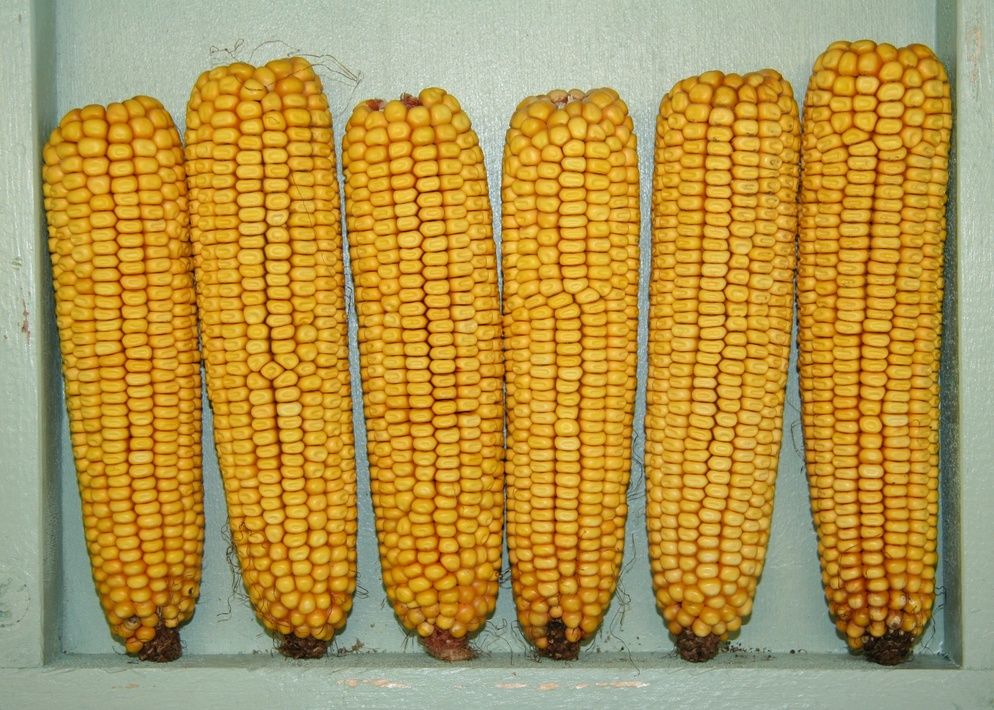
#> input picture images/corn/18.jpg, 994 x 710 px, shrunk from 3032 x 2167 before the run, found by its file name
$ python testing.py
#> lines starting #> are read from the running program, lines starting #| are printed output that depends on the picture; after the words box and inside, x2 and y2 are one past the last pixel; in counts of white or black regions, pixels touching at a corner belong together
# Import the necessary libraries
import cv2
import numpy as np

# Load the image of the plant
image = cv2.imread(r'C:\Users\C.GOUTHAM\Desktop\Deepcorn\images\corn\18.jpg')
#> image is the input picture: shape (710, 994, 3); mean B, G, R 76.1, 149.6, 179.3

# Convert the image to grayscale
gray = cv2.cvtColor(image, cv2.COLOR_BGR2GRAY)

# Convert the image to HSV color space
hsv_image = cv2.cvtColor(image, cv2.COLOR_BGR2HSV)
#> hsv_image: shape (710, 994, 3); mean H, S, V 33.7, 148, 184.9

# Apply a Gaussian blur to reduce noise
blurred = cv2.GaussianBlur(gray, (5, 5), 0)

# Apply Canny edge detection
edges = cv2.Canny(blurred, 50, 150)
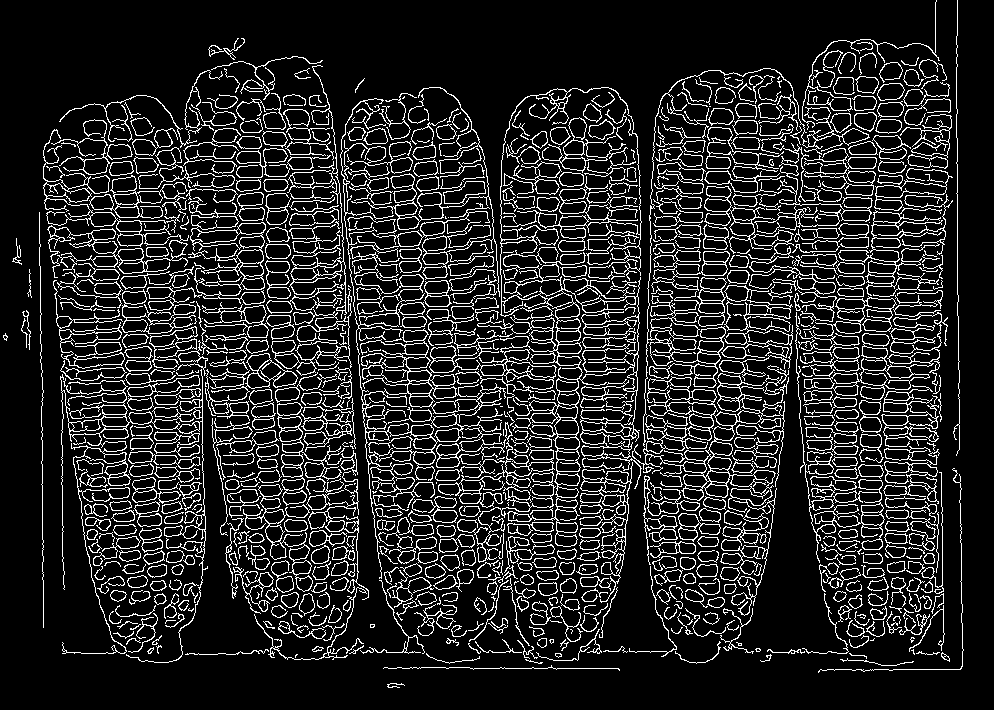
#> edges: shape (710, 994); 13.8% white in thin lines or dots

# Define the lower and upper bounds for yellow color in HSV
lower_yellow = np.array([20, 100, 100])
upper_yellow = np.array([30, 255, 255])
# Create a mask for yellow color
mask = cv2.inRange(hsv_image, lower_yellow, upper_yellow)
#> mask: shape (710, 994); 37.8% white; 842 white regions (258 under 20 px), largest, box (x1, y1, x2, y2) and area: (42, 104, 134, 639) 17866, (877, 130, 951, 579) 14402, (700, 303, 793, 577) 11241

# Apply the mask to the original image
yellow_image = cv2.bitwise_and(image, image, mask=mask)
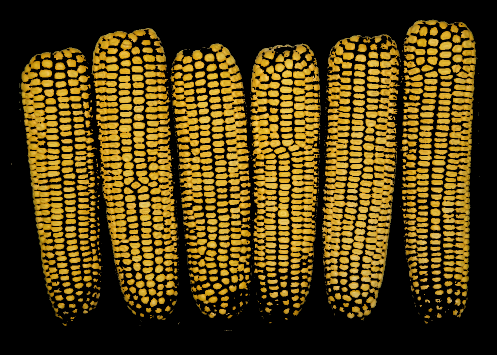
#> yellow_image: shape (710, 994, 3) (shown at 1/2 size); mean B, G, R 17, 61.8, 80.2

# Apply adaptive thresholding to segment the image
thresh = cv2.adaptiveThreshold(blurred, 255, cv2.ADAPTIVE_THRESH_MEAN_C, cv2.THRESH_BINARY_INV, 11, 4)
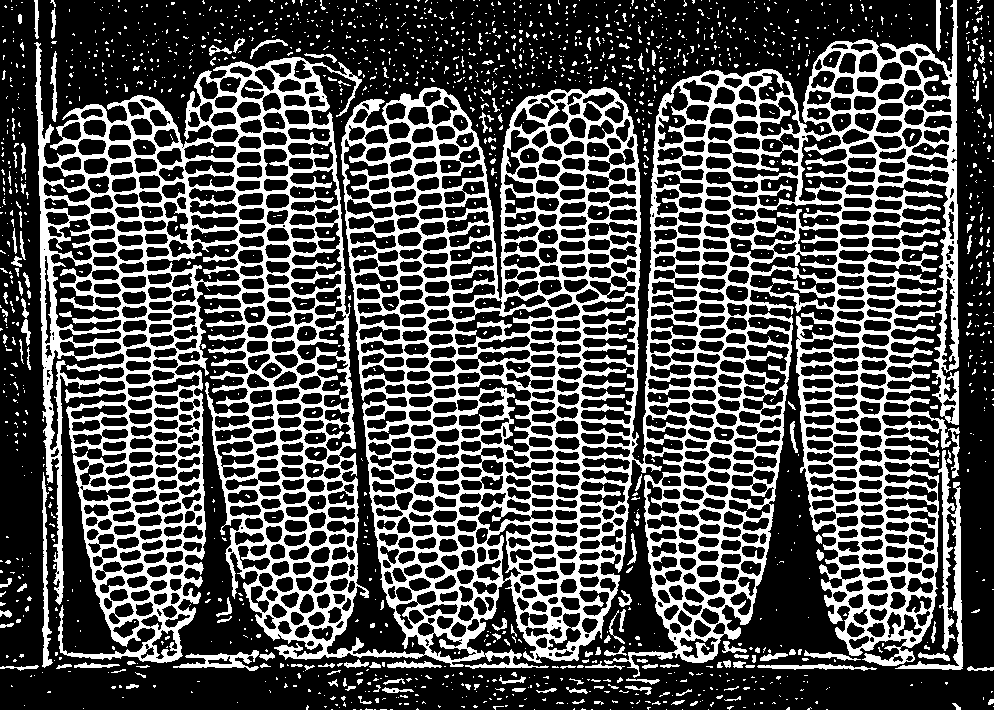
#> thresh: shape (710, 994); 30% white; 1831 white regions (1655 under 20 px), largest, box (x1, y1, x2, y2) and area: (34, 0, 959, 678) 189290, (895, 450, 963, 670) 2521, (42, 472, 53, 668) 814

# Apply a threshold to the grayscale image
_, threshold = cv2.threshold(gray, 127, 255, cv2.THRESH_BINARY)
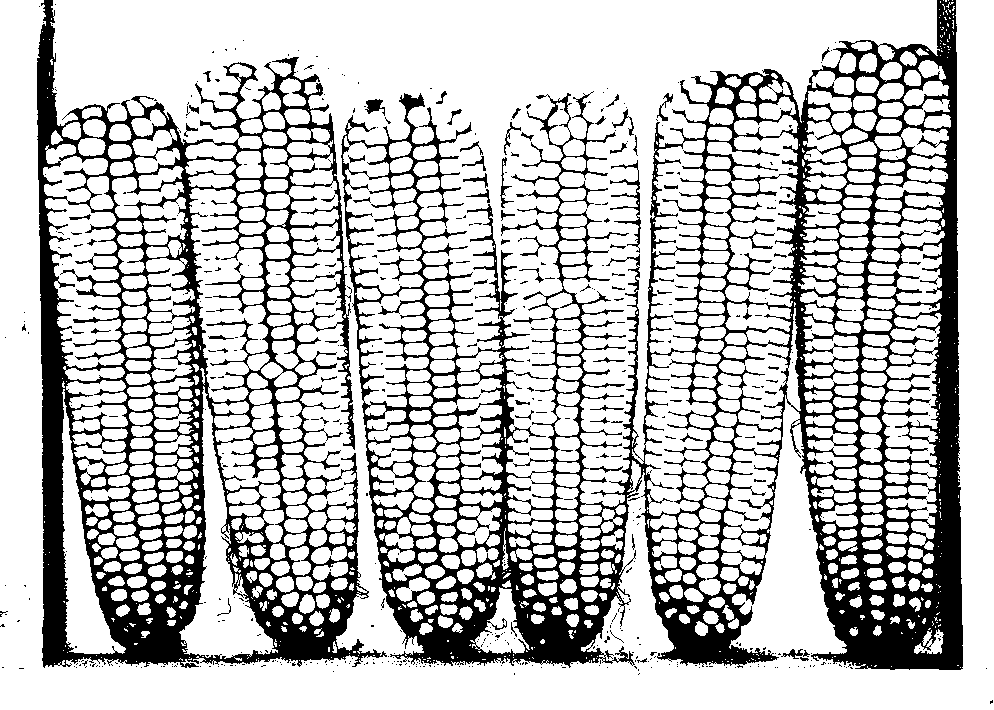
#> threshold: shape (710, 994); 75.8% white; 522 black regions (448 under 20 px)

# Find contours in the thresholded image
contours, _ = cv2.findContours(threshold, cv2.RETR_EXTERNAL, cv2.CHAIN_APPROX_SIMPLE)
#> contours = 969 contours, 414 with area under 20; largest, box (x1, y1, x2, y2) and area: (0, 0, 994, 710) 309157, (43, 144, 125, 369) 9786, (189, 188, 270, 402) 9323, (707, 115, 798, 307) 8587, (179, 386, 278, 659) 7696

# Iterate over each contour and draw a bounding rectangle around it
for contour in contours:
    x, y, w, h = cv2.boundingRect(contour)
    cv2.rectangle(image, (x, y), (x + w, y + h), (0, 255, 0), 2)
#> this loop made 969 passes
#> (x, y, w, h) on passes 1, 2, 5: (960, 667, 1, 1), (891, 666, 1, 1), (871, 665, 1, 1)
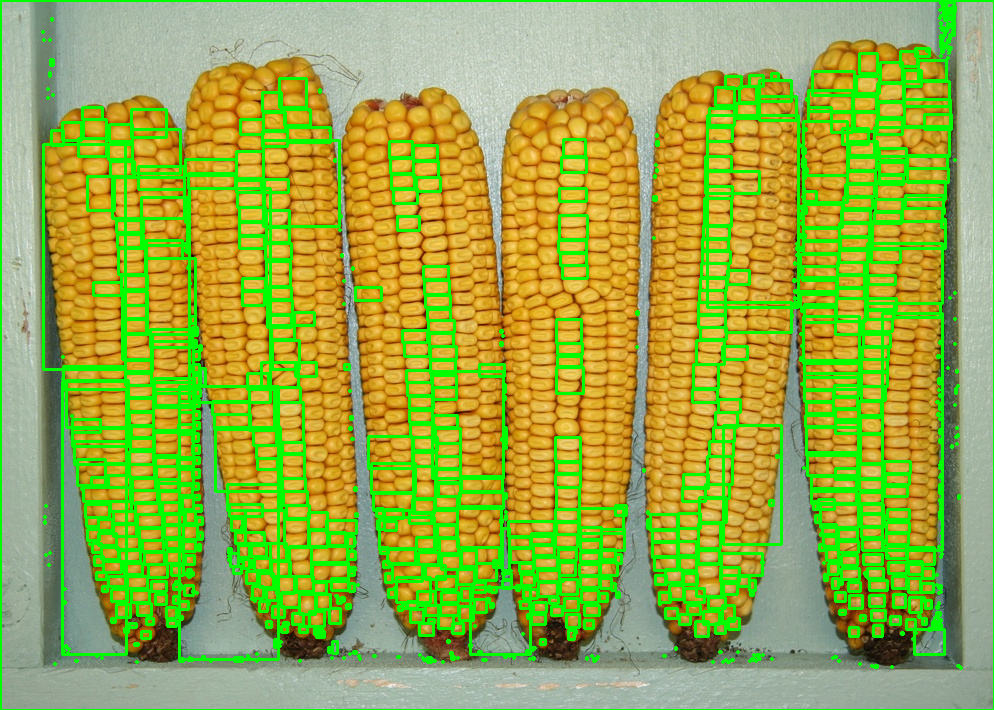
#> image: shape (710, 994, 3); 17.07% of pixels changed, all inside (x1, y1, x2, y2) = (0, 0, 994, 710)

# Find contours in the thresholded image
contours, _ = cv2.findContours(thresh, cv2.RETR_EXTERNAL, cv2.CHAIN_APPROX_SIMPLE)
#> contours = 1597 contours, 1506 with area under 20; largest, box (x1, y1, x2, y2) and area: (34, 0, 959, 678) 439820, (895, 450, 963, 670) 2010, (173, 650, 259, 671) 670, (42, 472, 53, 668) 609, (757, 664, 877, 671) 293

# Draw the contours on the original image
cv2.drawContours(image, contours, -1, (0, 255, 0), 2)
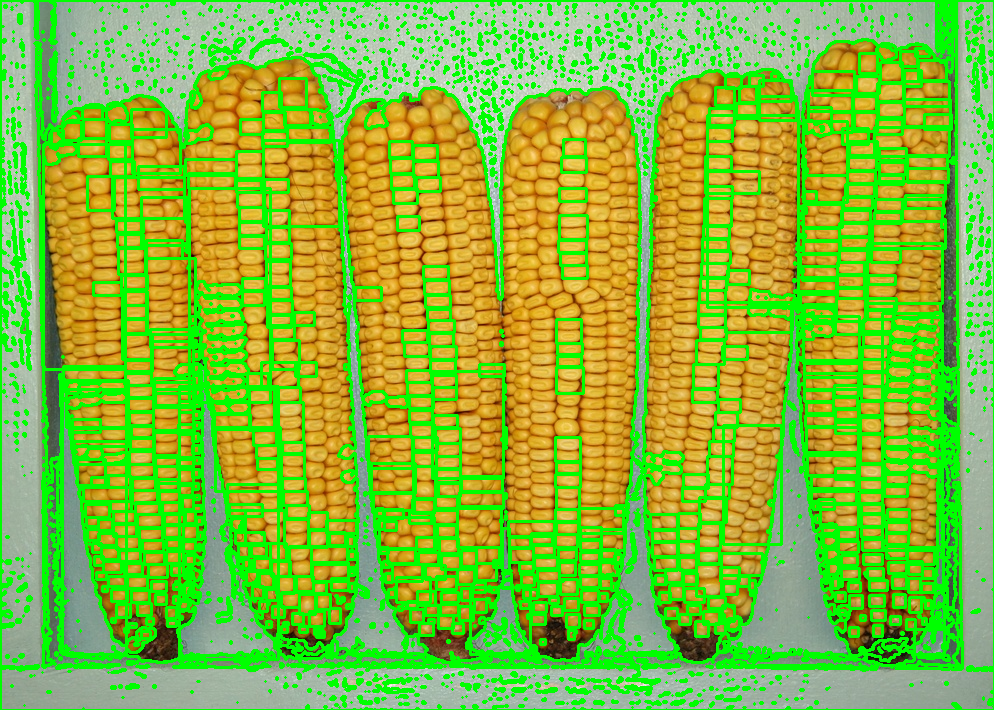
#> image: shape (710, 994, 3); 11.93% of pixels changed, all inside (x1, y1, x2, y2) = (2, 2, 993, 709)

# Initialize a counter to keep track of the number of kernels
kernel_count = 0

# Iterate over the contours and count the kernels
for contour in contours:
    # Calculate the area of the contour
    area = cv2.contourArea(contour)

    # If the area is within a certain range, consider it as a kernel
    if area > 100 and area < 1000:
        kernel_count += 1
#> this loop made 1597 passes
#> area on passes 37, 239, 253, 259, 273, 277, 278, 443: 20, 293, 104.5, 182.5, 107, 156.5, 670, 609
#> after the loop, kernel_count = 10

def measure_image_dimensions(image_path):
    image = cv2.imread(image_path)
    height, width, _ = image.shape
    dpi = 93  # assuming a standard screen DPI

    # Convert pixels to centimeters
    height_cm = height / dpi * 2.54
    width_cm = width / dpi * 2.54

    print(f"The image dimensions are: {height_cm:.2f} cm x {width_cm:.2f} cm")
#| The image dimensions are: 19.39 cm x 27.15 cm


# Example usage
image_path = r'C:\Users\C.GOUTHAM\Desktop\Deepcorn\images\corn\18.jpg'
measure_image_dimensions(image_path)

# Display the number of kernels
print(f"Number of kernels: {kernel_count}")
#| Number of kernels: 10

# Display the number of kernels
num_kernels = len(contours)
#> num_kernels = 1597
print(f"Number of kernels: {num_kernels}")
#| Number of kernels: 1597

# Display the image with the bounding rectangles
cv2.drawContours(image, contours, -1, (0, 255, 0), 2)
cv2.imshow('Yellow Color Image', yellow_image)
cv2.imshow("Corn Kernels", image)
cv2.waitKey(0)
cv2.destroyAllWindows()

$ run again, with images/corn/1.jpg copied over images/corn/18.jpg
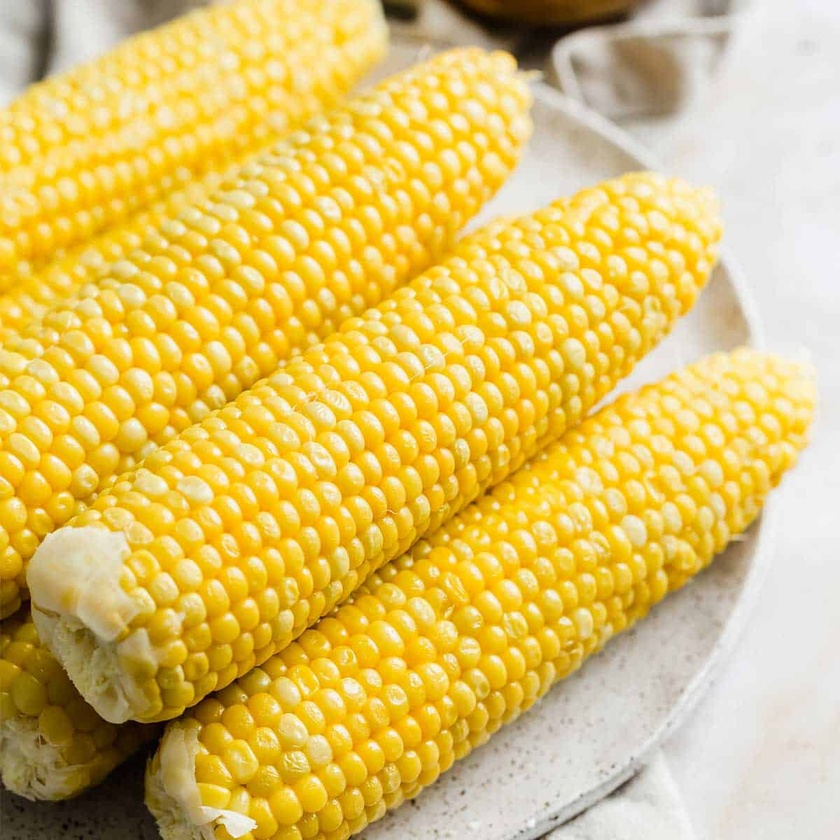
#> input picture images/corn/1.jpg, 840 x 840 px, shrunk from 1200 x 1200 before the run, found by its file name
#> image is the input picture: shape (840, 840, 3); mean B, G, R 104.5, 192.9, 221.9
#> hsv_image: shape (840, 840, 3); mean H, S, V 21.7, 135.6, 222
#> `edges = cv2.Canny(blurred, 50, 150)`:
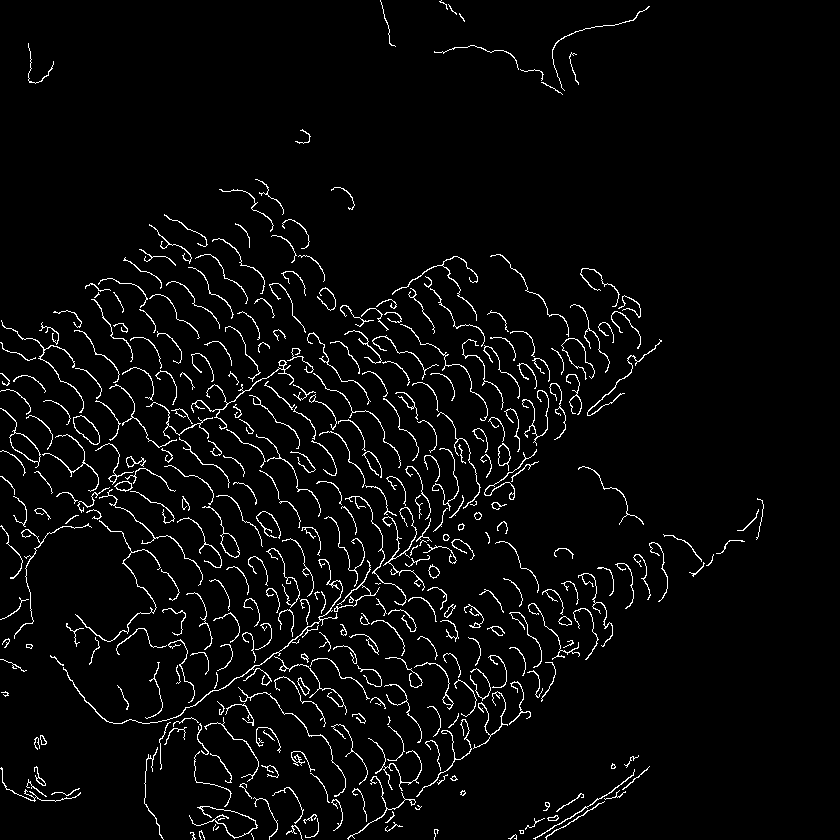
#> edges: shape (840, 840); 3.7% white in thin lines or dots
#> mask: shape (840, 840); 57.3% white; 999 black regions (378 under 20 px), largest, box (x1, y1, x2, y2) and area: (343, 0, 840, 840) 201746, (0, 661, 253, 840) 16468, (0, 0, 237, 121) 12643
#> thresh: shape (840, 840); 23.6% white; 1327 white regions (852 under 20 px), largest, box (x1, y1, x2, y2) and area: (0, 107, 745, 840) 105100, (235, 392, 424, 583) 6273, (409, 70, 515, 185) 2227
#> threshold: shape (840, 840); 92% white; 178 black regions (125 under 20 px)
#> `contours, _ = cv2.findContours(threshold, cv2.RETR_EXTERNAL, cv2.CHAIN..`: contours = 89 contours, 75 with area under 20; largest, box (x1, y1, x2, y2) and area: (0, 0, 840, 840) 648816, (53, 621, 133, 723) 1955, (3, 753, 24, 789) 348, (32, 604, 52, 641) 231, (11, 738, 37, 765) 188
#> the loop `for contour in contours:` made 89 passes
#> (x, y, w, h) on passes 1, 3, 4, 6, 7, 8, 9, 11: (190, 838, 1, 1), (181, 837, 1, 1), (317, 835, 9, 5), (162, 834, 6, 6), (169, 832, 4, 6), (160, 830, 6, 4), (172, 827, 18, 13), (173, 810, 1, 1)
#> `contours, _ = cv2.findContours(thresh, cv2.RETR_EXTERNAL, cv2.CHAIN_AP..`: contours = 1112 contours, 796 with area under 20; largest, box (x1, y1, x2, y2) and area: (0, 107, 745, 840) 182435, (235, 392, 424, 583) 5984, (409, 70, 515, 185) 1870, (478, 11, 635, 96) 1402, (20, 0, 57, 88) 826
#> `cv2.drawContours(image, contours, -1, (0, 255, 0), 2)`:
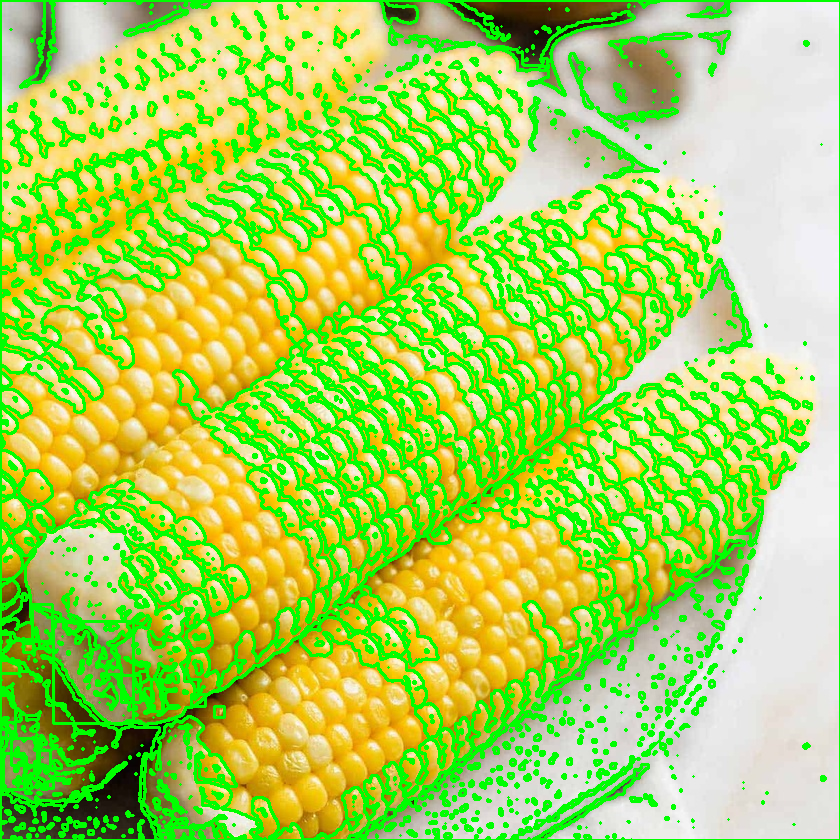
#> image: shape (840, 840, 3); mean B, G, R 89.8, 214, 166.9
#> the loop `for contour in contours:` made 1112 passes
#> area on passes 28, 33, 36, 38, 45, 49, 54, 59: 23.5, 21.5, 26, 31.5, 38.5, 24.5, 24, 34.5
#> after the loop `for contour in contours:`: kernel_count = 85
#| The image dimensions are: 22.94 cm x 22.94 cm
#| Number of kernels: 85
#> num_kernels = 1112
#| Number of kernels: 1112

$ run again, with images/corn/11.jpg copied over images/corn/18.jpg
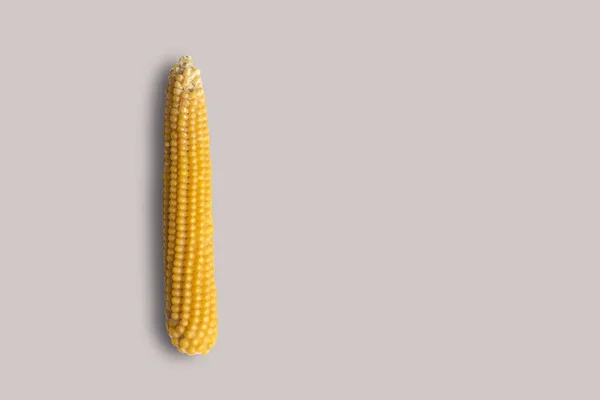
#> input picture images/corn/11.jpg, 600 x 400 px, found by its file name
#> image is the input picture: shape (400, 600, 3); mean B, G, R 189.2, 195.7, 206.9
#> hsv_image: shape (400, 600, 3); mean H, S, V 5.1, 22, 206.9
#> `edges = cv2.Canny(blurred, 50, 150)`:
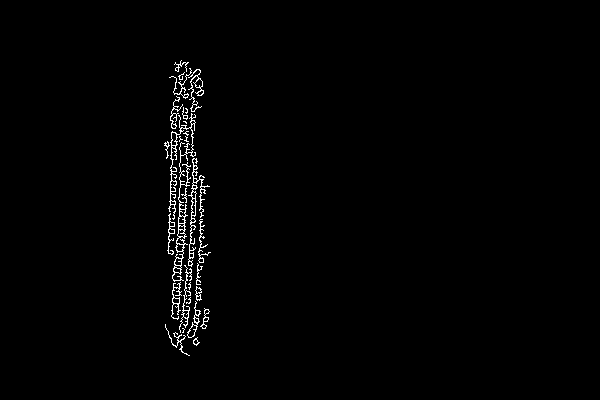
#> edges: shape (400, 600); 1.1% white in thin lines or dots, all inside (x1, y1, x2, y2) = (164, 60, 211, 356)
#> mask: shape (400, 600); 3% white; 56 white regions (46 under 20 px), largest, box (x1, y1, x2, y2) and area: (173, 75, 218, 355) 6516, (178, 110, 188, 142) 133, (185, 69, 196, 78) 34
#> thresh: shape (400, 600); 2.8% white; 44 white regions (25 under 20 px), largest, box (x1, y1, x2, y2) and area: (158, 55, 203, 359) 3907, (168, 98, 195, 332) 1189, (186, 277, 208, 353) 341
#> threshold: shape (400, 600); 97.5% white; 39 black regions (37 under 20 px)
#> `contours, _ = cv2.findContours(threshold, cv2.RETR_EXTERNAL, cv2.CHAIN..`: contours = [[[0, 0], [0, 399], [599, 399], [599, 0]]]
#> the loop `for contour in contours:` made 1 pass
#> (contour, x, y, w, h) on pass 1: ([[0, 0], [0, 399], [599, 399], [599, 0]], 0, 0, 600, 400)
#> `contours, _ = cv2.findContours(thresh, cv2.RETR_EXTERNAL, cv2.CHAIN_AP..`: contours = 44 contours, 32 with area under 20; largest, box (x1, y1, x2, y2) and area: (158, 55, 203, 359) 4324, (168, 98, 195, 332) 946, (186, 277, 208, 353) 260, (195, 106, 210, 177) 194, (194, 304, 216, 351) 130
#> `cv2.drawContours(image, contours, -1, (0, 255, 0), 2)`:
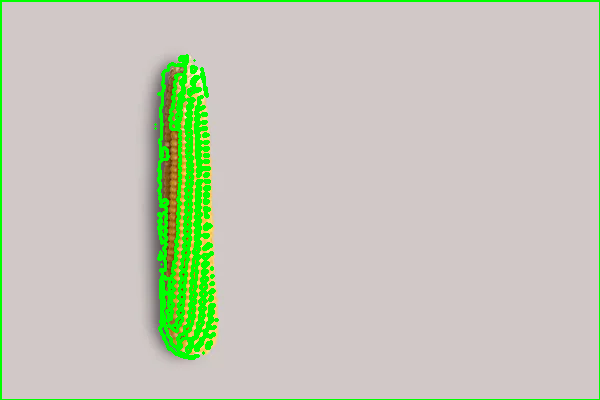
#> image: shape (400, 600, 3); mean B, G, R 184.4, 200.7, 196.8
#> the loop `for contour in contours:` made 44 passes
#> area on passes 4, 8, 14, 16, 18, 36, 37, 39: 130, 259.5, 25, 21.5, 22, 193.5, 946, 42
#> after the loop `for contour in contours:`: kernel_count = 4
#| The image dimensions are: 10.92 cm x 16.39 cm
#| Number of kernels: 4
#> num_kernels = 44
#| Number of kernels: 44
